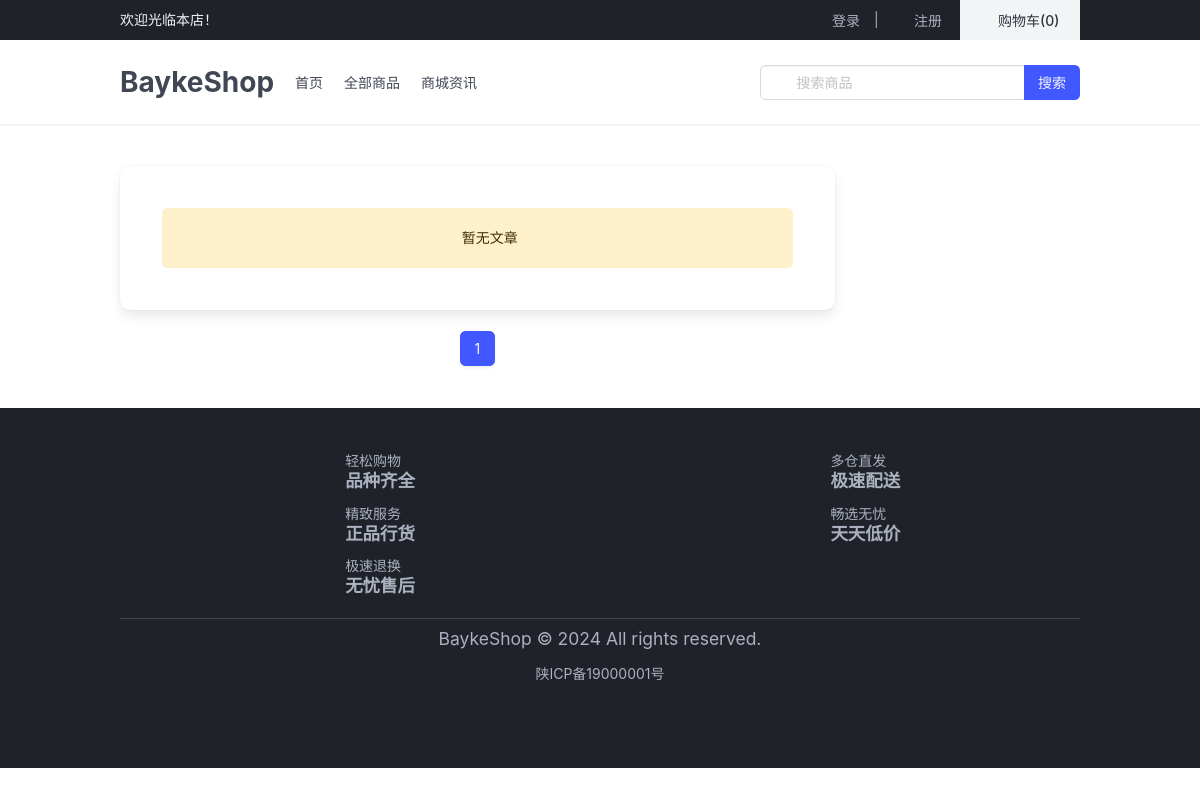
Screenshot of /article/category/1/ with the database file from the repository.
### baykeshop/contrib/system/models/dict.py (models this page shows, shortened)
class BaykeDictModel(BaseModel):
    name = models.CharField(max_length=50, verbose_name=_('名称'))
    key = models.SlugField(max_length=50, verbose_name=_('键'))
    value = models.TextField(
        verbose_name=_('值'),
        help_text=_('''
            布尔值：true/false;
            键值对：key1:value1一行一对;
            list:value1,value2一行一个值;
            json:{"key1":"value1"}
        ''' ),
        validators=[validate_dict_value]
    )
    class Meta:
        verbose_name = _('字典管理')
        verbose_name_plural = verbose_name
        ordering = ['-created_time']
        constraints = [
            models.UniqueConstraint(fields=['key', 'site'], name='unique_key_site')
        ]
    @classmethod
    def get_key_value(cls, key):
        try:
            obj = cls.current_site.get(key=key)
            if is_bool(obj.value):
                _v = json.loads(obj.value.lower())
                return _v
            if is_list(obj.value) and obj.value.splitlines().__len__() == 1:
                return obj.value
            if is_list(obj.value) and obj.value.splitlines().__len__() > 1:
                return obj.value.splitlines()
            if is_json(obj.value):
                return json.loads(obj.value)
        except Exception:
            return None

### baykeshop/contrib/article/views.py (the view)
# urls.py: path('category/<int:pk>/', views.BaykeArticleCategoryListView.as_view(), name='category'),
class BaykeArticleCategoryListView(SingleObjectMixin, ListView):
    model = BaykeArticleContent
    template_name = 'baykeshop/article/list.html'
    paginate_by = 10
    ordering = ['-created_time']
    def get(self, request, *args, **kwargs):
        self.object = self.get_object(queryset=BaykeArticleCategory.objects.all())
        return super().get(request, *args, **kwargs)
    def get_queryset(self):
        return self.object.baykearticlecontent_set.all()
    def get_context_data(self, **kwargs):
        context = super().get_context_data(**kwargs)
        context['title'] = self.object.name
        return context

### baykeshop/contrib/article/templates/baykeshop/article/list.html (shortened to what this page needs)
{% extends 'baykeshop/article/base.html' %}
{% load i18n static baykeshop baykeconfig %}
{% block content %}
<div class="bk-box p-6">
  {% for article in page_obj %}
  <article class="bk-media">
    <figure class="bk-media-left">
      <p class="bk-image bk-is-128x128">
        {% if article.image %}
        <img src="{{ article.image.url }}" />
        {% else %}
        <img
          src="https://www.bing.com/th/id/OGC.b3d97397c6eb8297f1f1ce0c9dbe84ad?pid=1.7&rurl=https%3a%2f%2fc-ssl.dtstatic.com%2fuploads%2fblog%2f202205%2f16%2f20220516122156_3a800.thumb.400_0.gif&ehk=FPiz4pgVSyM19sUN5ohtVVsnmuhjAZgCUYFi1dCObj8%3d" />
        {% endif %}
      </p>
    </figure>
    <div class="bk-media-content">
      <div class="bk-content">
        <h1 class="bk-is-size-4">
          <a class="bk-has-text-dark" href="{% url 'article:detail' article.id %}">{{ article.title }}</a>
        </h1>
        <p class="mb-1">
          {% if article.user %}
          <small>
            <span class="bk-icon">
              <i class="mdi mdi-account"></i>
            </span>
            {{ article.user.username }}
          </small>
          {% endif %}
          <small>
            <span class="bk-icon">
              <i class="mdi mdi-clock"></i>
            </span>
            {{ article.created_time|timesince }}前
          </small>
          <a class="bk-has-text-dark" href="{% url 'article:category' article.category.id %}">
            <small>
              <span class="bk-icon">
                <i class="mdi mdi-menu"></i>
              </span>
              {{ article.category.name }}
            </small>
          </a>
        <p>{{ article.description|truncatechars:80 }}</p>
        </p>
      </div>
      <nav class="bk-level bk-is-mobile">
        <div class="bk-level-left">
          {% for tag in article.tags.all %}
          <a class="bk-level-item bk-has-text-grey bk-tag" href="{% url 'article:tags' tag.id %}">
            <span class="bk-icon bk-is-small">
              <i class="mdi mdi-tag-outline"></i>
            </span>
            <span>{{ tag }}</span>
          </a>
          {% endfor %}
        </div>
        <div class="bk-level-right">
          <!-- <a class="bk-level-item">
                    <span class="bk-icon bk-is-small"><i class="mdi mdi-reply"></i></span>
                  </a> -->
          <a class="bk-level-item bk-has-text-grey">
            <span class="bk-icon bk-is-small mr-1"><i class="mdi mdi-eye-check-outline"></i></span>
            <span>{% visit_count article 'pv' %}</span>p
          </a>
          <a class="bk-level-item bk-has-text-grey">
            <span class="bk-icon is-small"><i class="mdi mdi-account-arrow-up-outline"></i></span>
            <span>{% visit_count article 'uv' %}</span>u
          </a>
        </div>
      </nav>
    </div>
  </article>
  {% empty %}
  <div class="bk-notification bk-is-warning bk-is-light bk-has-text-centered">
    <span class="bk-icon">
      <i class="mdi mdi-alert"></i>
    </span>
    {% trans '暂无文章' %}
  </div>
  {% endfor %}
</div>
{% paginator_template page_obj request %}
{% endblock %}

### baykeshop/contrib/shop/templates/baykeshop/includes/header.html (shortened to what this page needs)
{% load i18n baykeshop baykeconfig %}
<header>
    <div id="head-top" class="bk-has-background-black-ter bk-has-text-white-ter">
        <div class="bk-container">
            <div class="bk-is-flex bk-is-align-items-center">
                <div>欢迎光临本店！</div>
                <div class="ml-auto">
                    {% if request.user.is_authenticated %}
                    <div class="bk-dropdown bk-is-hoverable" style="z-index: 100;">
                        <div class="bk-dropdown-trigger">
                          <button class="bk-button bk-is-ghost bk-has-text-grey-light" aria-haspopup="true" aria-controls="dropdown-menu4" style="height: 40px;">
                            <span class="bk-icon bk-is-small">
                                <i class="mdi mdi-account-badge" aria-hidden="true"></i>
                            </span>
                            <span>{{ request.user.username }}</span>
                            <span class="bk-icon bk-is-small">
                                <i class="mdi mdi-chevron-down" aria-hidden="true"></i>
                            </span>
                          </button>
                        </div>
                        <div class="bk-dropdown-menu" id="dropdown-menu4" role="menu">
                            <div class="bk-dropdown-content">
                                <a class="bk-dropdown-item" href="{% url 'member:profile' %}">
                                    <span class="bk-icon">
                                        <i class="mdi mdi-account-badge-outline"></i>
                                    </span>
                                    {% translate '个人中心' %}
                                </a>
                                <a class="bk-dropdown-item" href="{% url 'member:orders-list' %}">
                                    <span class="bk-icon">
                                        <i class="mdi mdi-list-box-outline"></i>
                                    </span>
                                    {% translate '我的订单' %}
                                </a>
                                <hr class="bk-dropdown-divider" />
                                <form action="{% url 'member:logout' %}" method="post" class="bk-dropdown-item">
                                    {% csrf_token %}
                                    <button class="bk-dropdown-item1 bk-is-clickable1" type="submit">
                                            <span class="bk-icon">
                                                <i class="mdi mdi-logout"></i>
                                            </span>
                                            {% translate '退出' %}
                                    </button>
                                </form>
                            </div>
                        </div>
                    </div>
                    {% else %}
                    <a class="bk-button bk-is-ghost bk-has-text-grey-light" style="height: 40px;"
                        href="{% url 'member:login' %}">
                        <span class="bk-icon">
                            <i class="mdi mdi-18px mdi-login"></i>
                        </span>
                        <span>登录</span>
                    </a><span class="bk-has-text-grey-light">|</span>
                    <a class="bk-button bk-is-ghost bk-has-text-grey-light" style="height: 40px;"
                        href="{% url 'member:register' %}">
                        <span class="bk-icon">
                            <i class="mdi mdi-18px mdi-account-box-plus-outline"></i>
                        </span>
                        <span>注册</span>
                    </a>
                    {% endif %}
                    <a class="bk-button bk-is-light bk-is-radiusless bk-is-shadowless"
                        href="{% url 'shop:carts' %}" style="height: 40px; width: 120px;">
                        <span class="bk-icon">
                            <i class="mdi mdi-cart-heart"></i>
                        </span>
                        <span>购物车({% carts_count user %})</span>
                    </a>
                </div>
            </div>
        </div>
    </div>
    <nav class="bk-navbar bk-is-spaced bk-has-shadow" role="navigation" aria-label="main navigation">
        <div class="bk-container">
        <div class="bk-navbar-brand">
            {% if logo %}
            <img src="{{ logo.url }}" alt="" width="150" height="auto">
            {% else %}
            <a class="bk-navbar-item bk-is-size-3 bk-has-text-weight-bold" href="{% url 'shop:index' %}">
                {% dict_value "SITE_TITLE" %}
            </a>
            {% endif %}
        </div>
        <div id="navbarBasicExample" class="bk-navbar-menu">
            <div class="bk-navbar-start">
                <a class="bk-navbar-item" href="{% url 'shop:index' %}">
                    首页
                </a>
                <a class="bk-navbar-item" href="{% url 'shop:list' %}">
                    全部商品
                </a>
                <a class="bk-navbar-item" href="{% url 'article:list' %}">
                    商城资讯
                </a>
            </div>
            <div class="bk-navbar-end">
                <div class="bk-navbar-item">
                    <form action="{% url 'shop:search' %}" method="get">
                        <div class="bk-field bk-has-addons">
                            <div class="bk-control bk-has-icons-left">
                                <input class="bk-input" type="text" name="keyword" placeholder="搜索商品">
                                <span class="bk-icon bk-is-left">
                                 </span>
                            </div>
                            <div class="bk-control">
                                <button class="bk-button bk-is-link" type="submit">
                                    <span>搜索</span>
                                </button>
                            </div>
                        </div>
                    </form>
                </div>
            </div>
        </div>
        </div>
    </nav>
</header>

### baykeshop/contrib/shop/templates/baykeshop/includes/footer.html
{% load i18n baykeconfig %}
<footer class="bk-footer bk-has-background-black-ter bk-has-text-grey-light">
    <div class="bk-container">
        <div class="bk-fixed-grid bk-has-5-cols-desktop bk-has-1-cols-mobile">
            <div class="bk-grid">
                <div class="bk-cell">
                    <div class="bk-is-flex bk-is-justify-content-center">
                        <span class="bk-icon bk-is-large bk-has-text-grey-light mr-1" style="font-size: 3em;">
                            <i class="mdi mdi-basket-plus"></i>
                        </span>
                        <div class="bk-has-text-grey-light">
                            <p class="bk-heading bk-is-size-6">轻松购物</p>
                            <p class="bk-title bk-has-text-grey-light bk-is-size-5">品种齐全</p>
                        </div>
                    </div>
                </div>
                <div class="bk-cell">
                    <div class="bk-is-flex bk-is-justify-content-center">
                        <span class="bk-icon bk-is-large bk-has-text-grey-light mr-1" style="font-size: 3em;">
                            <i class="mdi mdi-shield-car"></i>
                        </span>
                        <div class="bk-has-text-grey-light">
                            <p class="bk-heading bk-is-size-6">多仓直发</p>
                            <p class="bk-title bk-has-text-grey-light bk-is-size-5">极速配送</p>
                        </div>
                    </div>
                </div>
                <div class="bk-cell">
                    <div class="bk-is-flex bk-is-justify-content-center">
                        <span class="bk-icon bk-is-large bk-has-text-grey-light mr-1" style="font-size: 3em;">
                            <i class="mdi mdi-ballot"></i>
                        </span>
                        <div class="bk-has-text-grey-light">
                            <p class="bk-heading bk-is-size-6">精致服务</p>
                            <p class="bk-title bk-has-text-grey-light bk-is-size-5">正品行货</p>
                        </div>
                    </div>
                </div>
                <div class="bk-cell">
                    <div class="bk-is-flex bk-is-justify-content-center">
                        <span class="bk-icon bk-is-large bk-has-text-grey-light mr-1" style="font-size: 3em;">
                            <i class="mdi mdi-wallet-giftcard"></i>
                        </span>
                        <div class="bk-has-text-grey-light">
                            <p class="bk-heading bk-is-size-6">畅选无忧</p>
                            <p class="bk-title bk-has-text-grey-light bk-is-size-5">天天低价</p>
                        </div>
                    </div>
                </div>
                <div class="bk-cell">
                    <div class="bk-is-flex bk-is-justify-content-center">
                        <span class="bk-icon bk-is-large bk-has-text-grey-light mr-1" style="font-size: 3em;">
                            <i class="mdi mdi-hand-heart"></i>
                        </span>
                        <div class="bk-has-text-grey-light">
                            <p class="bk-heading bk-is-size-6">极速退换</p>
                            <p class="bk-title bk-has-text-grey-light bk-is-size-5">无忧售后</p>
                        </div>
                    </div>
                </div>
            </div>
        </div>
        <div class="bk-dropdown-divider bk-has-background-grey-dark"></div>
        <div class="bk-has-text-centered">
            <p class="bk-is-size-5">{% dict_value 'COPYRIGHT' %}</p>
            <p class="bk-has-text-grey-light mt-3">
                <a class="bk-has-text-grey-light" href="https://beian.miit.gov.cn/" target="_blank">
                    <span>{% dict_value 'ICP' %}</span>
                </a>
            </p>
        </div>
    </div>
</footer>

### rows the page displays
BaykeDictModel: value "BaykeShop"
BaykeDictModel: value "BaykeShop © 2024 All rights reserved."
BaykeDictModel: value "陕ICP备19000001号"

### other values shown
{{ page }} "1"
